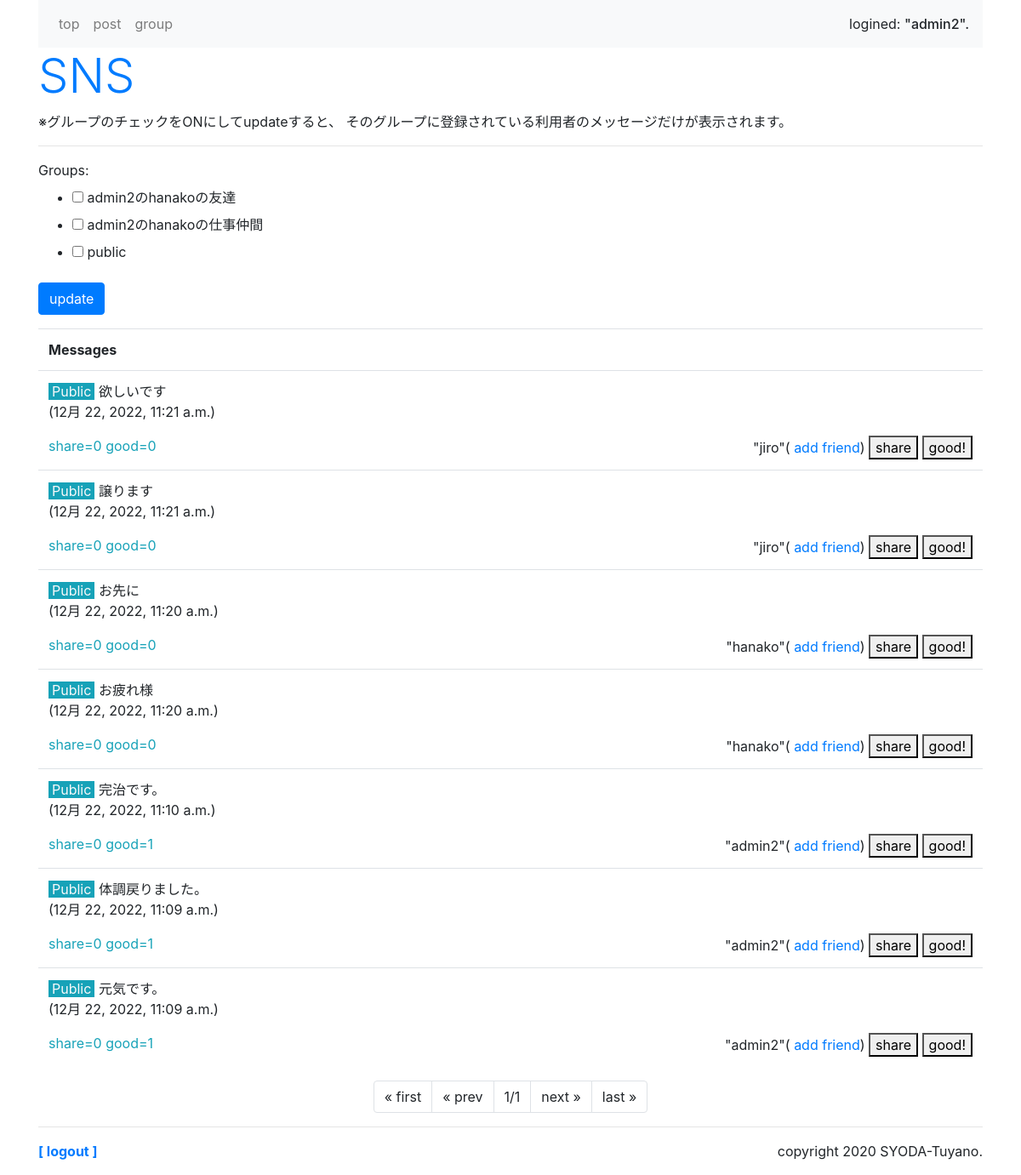
The page /sns/ (signed in) on the database its author committed.
### sns/models.py (models this page shows, shortened)
class Message(models.Model):
    owner = models.ForeignKey(User, on_delete=models.CASCADE, \
        related_name='message_owner')
    group = models.ForeignKey('Group', on_delete=models.CASCADE)
    content = models.TextField(max_length=1000)
    share_id = models.IntegerField(default=-1)
    good_count = models.IntegerField(default=0)
    share_count = models.IntegerField(default=0)
    pub_date = models.DateTimeField(auto_now_add=True)
    class Meta:
        ordering = ('-pub_date',)

### sns/views.py (the view)
# urls.py: path('', views.index, name='index'),
@login_required(login_url='/admin/login/')
def index(request, page=1):
    (public_user, public_group) = get_public()
    if request.method == 'POST':
        checkform = GroupCheckForm(request.user,request.POST)
        glist = []
        for item in request.POST.getlist('groups'):
            glist.append(item)
        messages = get_your_group_message(request.user, \
                glist, page)
    else:
        checkform = GroupCheckForm(request.user)
        gps = Group.objects.filter(owner=request.user)
        glist = [public_group.title]
        for item in gps:
            glist.append(item.title)
        messages = get_your_group_message(request.user, glist, page)
    params = {
        'login_user':request.user,
        'contents':messages,
        'check_form':checkform,
    }
    return render(request, 'sns/index.html', params)

### sns/forms.py
class GroupCheckForm(forms.Form):
    def __init__(self, user, *args, **kwargs):
        super(GroupCheckForm, self).__init__(*args, **kwargs)
        public = User.objects.filter(username='public').first()
        self.fields['groups'] = forms.MultipleChoiceField(
            choices=[(item.title, item.title) for item in \
                Group.objects.filter(owner__in=[user,public])],
            widget=forms.CheckboxSelectMultiple(),
        )

### sns/views.py (called while the page is built)
def get_your_group_message(owner, glist, page):
    page_num = 10 #ページあたりの表示数
    (public_user,public_group) = get_public()
    groups = Group.objects.filter(Q(owner=owner) \
            |Q(owner=public_user)).filter(title__in=glist)
    me_friends = Friend.objects.filter(group__in=groups)
    me_users = []
    for f in me_friends:
        me_users.append(f.user)
    his_groups = Group.objects.filter(owner__in=me_users)
    his_friends = Friend.objects.filter(user=owner) \
            .filter(group__in=his_groups)
    me_groups = []
    for hf in his_friends:
        me_groups.append(hf.group)
    messages = Message.objects.filter(Q(group__in=groups) \
        |Q(group__in=me_groups))
    page_item = Paginator(messages, page_num)
    return page_item.get_page(page)

def get_public():
    public_user = User.objects.filter(username='public').first()
    public_group = Group.objects.filter \
            (owner=public_user).first()
    return (public_user, public_group)

### sns/templates/sns/index.html (shortened to what this page needs)
{% extends 'sns/layout.html' %}
{% block header %}
<h1 class="display-4 text-primary">SNS</h1>
<p>※グループのチェックをONにしてupdateすると、
そのグループに登録されている利用者のメッセージだけが表示されます。</p>
{% endblock %}
{% block content %}
<hr>
<div>
    <form action="{% url 'index' %}" method="post" name="group_form">
        {{check_form}}
        <div>
            <button class="btn btn-primary">update</button>
        </div>
    </form>
</div>
<table class="table mt-3">
    <tr><th>Messages</th></tr>
{% for item in contents %}
    <tr><td>
    <p class="my-0">
        {% if item.group.title == 'public' %}
        <span class="bg-info text-light px-1">Public</span>
        {% endif %}
        {{item.content}}</p>
    <p class=""> ({{item.pub_date}})</p>
    <span class="float-left text-info">
        share={{item.share_count}} good={{item.good_count}}
    </span>
    <span class="float-right">
        "{{item.owner}}"(<a href="{% url 'add' %}?name={{item.owner}}">
            add friend</a>)
        <a href="{% url 'share' item.id %}">
            <button class="py-0">share</button></a>
        <a href="{% url 'good' item.id %}">
            <button class="py-0">good!</button></a>
    </span>
</td></tr>
{% endfor %}
</table>
<ul class="pagination justify-content-center">
    {% if contents.has_previous %}
    <li class="page-item">
        <a class="page-link" href="javascript:sendGroupForm(1);">
            &laquo; first</a>
    </li>
    <li class="page-item">
        <a class="page-link"
        href="javascript:sendGroupForm({{contents.previous_page_number}});">
            &laquo; prev</a>
    </li>
    {% else %}
    <li class="page-item">
        <a class="page-link">&laquo; first</a>
    </li>
    <li class="page-item">
        <a class="page-link">&laquo; prev</a>
    </li>
    {% endif %}
    <li class="page-item">
        <a class="page-link">
        {{contents.number}}/{{contents.paginator.num_pages}}</a>
    </li>
    {% if contents.has_next %}
    <li class="page-item">
        <a class="page-link"
        href="javascript:sendGroupForm({{contents.next_page_number }});">
            next &raquo;</a>
    </li>
    <li class="page-item">
        <a class="page-link"
        href="javascript:sendGroupForm({{contents.paginator.num_pages}});">
            last &raquo;</a>
    </li>
    {% else %}
    <li class="page-item">
        <a class="page-link">next &raquo;</a>
    </li>
    <li class="page-item">
        <a class="page-link">last &raquo;</a>
    </li>
    {% endif %}
</ul>
{% endblock %}

### sns/templates/sns/layout.html (shortened to what this page needs)
{% load static %}
<!doctype html>
<html lang="ja">
<head>
    <link rel="stylesheet"
    href="https://stackpath.bootstrapcdn.com/bootstrap/4.3.1/css/bootstrap.min.css"
>
</head>
<body class="container">
    <nav class="navbar navbar-expand navbar-light bg-light">
    <ul class="navbar-nav mr-auto">
        <li class="nav-item">
            <a class="nav-link" href="{% url 'index' %}">top</a>
        </li>
        <li class="nav-item">
            <a class="nav-link" href="{% url 'post' %}">post</a>
        </li>
        <li class="nav-item">
            <a class="nav-link" href="{% url 'groups' %}">group</a>
        </li>
    </ul>
    <span>logined: <span class="h6">"{{login_user}}".</span></span>
    </nav>
    <div>{% block header %}
        {% endblock %}</div>
    <div class="content">{% block content %}
        {% endblock %}</div>
    <hr>
    <div class="my-3">
        <span class="font-weight-bold">
            <a href="/admin/logout?next=/sns/">
                [ logout ]</a></span>
        <span class="float-right">copyright 2020
            SYODA-Tuyano.</span>
    </div>
</body>
</html>

### rows shown on the page
Message: shows "Public", content "欲しいです", pub_date "12月 22, 2022, 11:21 a.m.", share_count "0", good_count "0", owner "jiro"
Message: shows "Public", content "譲ります", pub_date "12月 22, 2022, 11:21 a.m.", share_count "0", good_count "0", owner "jiro"
Message: shows "Public", content "お先に", pub_date "12月 22, 2022, 11:20 a.m.", share_count "0", good_count "0", owner "hanako"
Message: shows "Public", content "お疲れ様", pub_date "12月 22, 2022, 11:20 a.m.", share_count "0", good_count "0", owner "hanako"
Message: shows "Public", content "完治です。", pub_date "12月 22, 2022, 11:10 a.m.", share_count "0", good_count "1", owner "admin2"
Message: shows "Public", content "体調戻りました。", pub_date "12月 22, 2022, 11:09 a.m.", share_count "0", good_count "1", owner "admin2"
Message: shows "Public", content "元気です。", pub_date "12月 22, 2022, 11:09 a.m.", share_count "0", good_count "1", owner "admin2"

### other values the page prints
{{ login_user }} "admin2"
{{ contents.number }} "1"
{{ contents.paginator.num_pages }} "1"
